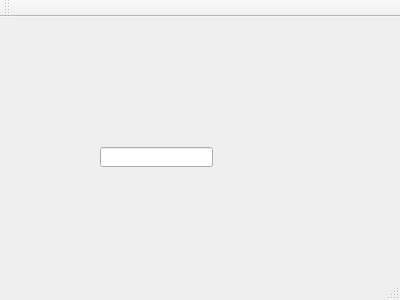
<?xml version="1.0" encoding="UTF-8"?>
<ui version="4.0">
 <class>MainWindow</class>
 <widget class="QMainWindow" name="MainWindow">
  <property name="geometry">
   <rect>
    <x>0</x>
    <y>0</y>
    <width>400</width>
    <height>300</height>
   </rect>
  </property>
  <property name="windowTitle">
   <string>MainWindow</string>
  </property>
  <widget class="QWidget" name="centralWidget">
   <widget class="QLineEdit" name="lineEdit">
    <property name="geometry">
     <rect>
      <x>100</x>
      <y>130</y>
      <width>113</width>
      <height>20</height>
     </rect>
    </property>
   </widget>
  </widget>
  <widget class="QMenuBar" name="menuBar">
   <property name="geometry">
    <rect>
     <x>0</x>
     <y>0</y>
     <width>400</width>
     <height>23</height>
    </rect>
   </property>
  </widget>
  <widget class="QToolBar" name="mainToolBar">
   <attribute name="toolBarArea">
    <enum>TopToolBarArea</enum>
   </attribute>
   <attribute name="toolBarBreak">
    <bool>false</bool>
   </attribute>
  </widget>
  <widget class="QStatusBar" name="statusBar"/>
 </widget>
 <layoutdefault spacing="6" margin="11"/>
 <resources/>
 <connections/>
</ui>
